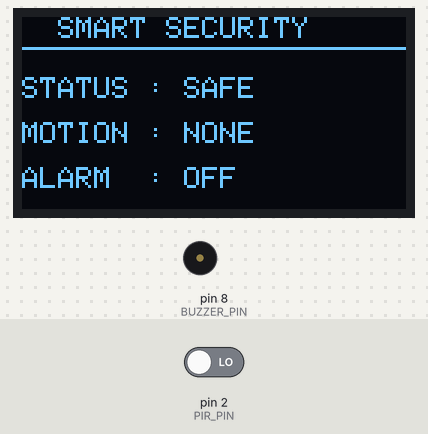
Bench run of a sketch on a simulated Arduino Uno, built with avr-gcc and run on an emulated ATmega328P. Parts: 128×64 one-colour display, buzzer (waves = sounding). The test bench sets the inputs (shaded band); at power-on: pin 2 (PIR_PIN) LOW.

Above: at 3.2 s.
3.3 s: pin 2 (PIR_PIN) driven HIGH
At 4.6 s:
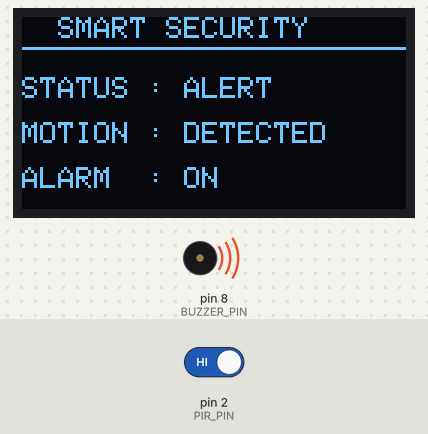
4.9 s: pin 2 (PIR_PIN) driven LOW
At 5.8 s:
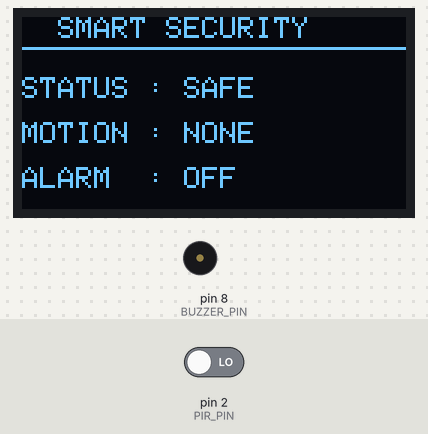
Timing chart, 0 to 7.9 s (numbered marks = the images above; inputs shaded):
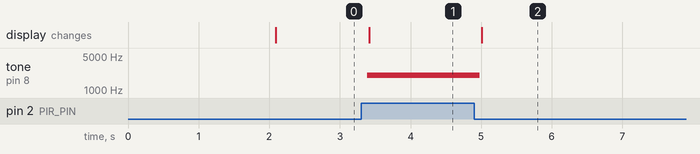

Measured:
- after the input at 3.3 s, tone on pin 8 (BUZZER_PIN): silent → 2000 Hz after 0.09 s; the display: changes after 0.11 s (image 1)
- after the input at 4.9 s, tone on pin 8 (BUZZER_PIN): 2000 Hz → silent after 0.08 s; the display: changes after 0.11 s (image 2)

The sketch:

Arduino-Smart-Motion-Detection-Alarm.ino
```cpp
#include <Wire.h>
#include <Adafruit_GFX.h>
#include <Adafruit_SSD1306.h>

#define SCREEN_WIDTH 128
#define SCREEN_HEIGHT 64

Adafruit_SSD1306 display(SCREEN_WIDTH, SCREEN_HEIGHT, &Wire, -1);

#define PIR_PIN 2
#define BUZZER_PIN 8

void setup() {

  pinMode(PIR_PIN, INPUT);
  pinMode(BUZZER_PIN, OUTPUT);

  Serial.begin(9600);

  if (!display.begin(SSD1306_SWITCHCAPVCC, 0x3C)) {
    while (true);
  }

  display.clearDisplay();
  display.setTextColor(WHITE);

  display.setTextSize(2);
  display.setCursor(10,10);
  display.println("SMART");

  display.setCursor(8,35);
  display.println("ALARM");

  display.display();
  delay(2000);
}

void loop() {

  int motion = digitalRead(PIR_PIN);

  display.clearDisplay();
  display.setTextColor(WHITE);

  display.setTextSize(1);
  display.setCursor(12,0);
  display.println("SMART SECURITY");

  display.drawLine(0,10,127,10,WHITE);

  if (motion == HIGH) {

    display.setCursor(0,20);
    display.println("STATUS : ALERT");

    display.setCursor(0,35);
    display.println("MOTION : DETECTED");

    display.setCursor(0,50);
    display.println("ALARM  : ON");

    tone(BUZZER_PIN, 2000);

  }
  else {

    display.setCursor(0,20);
    display.println("STATUS : SAFE");

    display.setCursor(0,35);
    display.println("MOTION : NONE");

    display.setCursor(0,50);
    display.println("ALARM  : OFF");

    noTone(BUZZER_PIN);

  }

  display.display();

  delay(100);

}
```
